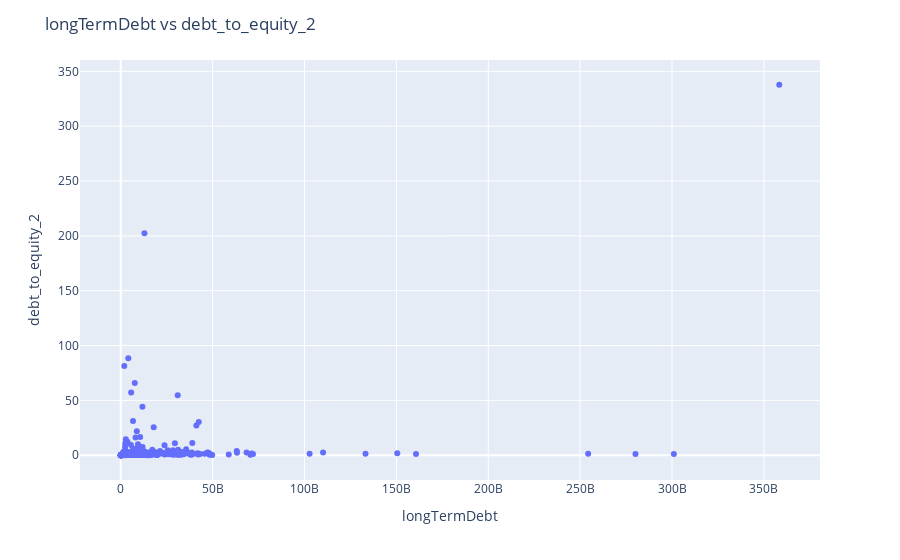

The cell this chart's notebook holds for it:
### Code cell
metric = 'debt_to_equity_2'
relevant_cols = ['longTermDebt', 'currentDebt', 'totalShareholderEquity']
x = relevant_cols[0]
hoover_data = relevant_cols[1:]
# "some financial analysts would treat a negative equity value as a special case and may avoid calculating the Debt-to-Equity ratio at all because the ratio could be misleading"
# summary = summarize_metric(df.copy(), metric, relevant_cols, x, hoover_data)
summary = index_metric_summary(df[df[metric]>0], metric, relevant_cols, x, hoover_data)

### Figure 1 — Plotly figure (JSON) as saved in the notebook; plotly's stock layout.template omitted (floating-point values rounded to 4 significant figures; data arrays with more than 128 entries replaced by an {"elided": "..."} marker saying what was removed)
{"data": [{"customdata": {"elided": "391x3 mixed values"}, "hovertemplate": "longTermDebt=%{x}<br>debt_to_equity_2=%{y}<br>symbol=%{customdata[0]}<br>currentDebt=%{customdata[1]}<br>totalShareholderEquity=%{customdata[2]}<extra></extra>", "legendgroup": "", "marker": {"color": "#636efa", "symbol": "circle"}, "mode": "markers", "name": "", "orientation": "v", "showlegend": false, "type": "scatter", "x": {"elided": "391 int values"}, "xaxis": "x", "y": {"elided": "391 float values"}, "yaxis": "y"}], "layout": {"hovermode": "closest", "legend": {"tracegroupgap": 0}, "margin": {"t": 60}, "title": {"text": "longTermDebt vs debt_to_equity_2"}, "xaxis": {"anchor": "y", "domain": [0, 1], "title": {"text": "longTermDebt"}}, "yaxis": {"anchor": "x", "domain": [0, 1], "title": {"text": "debt_to_equity_2"}}}}
